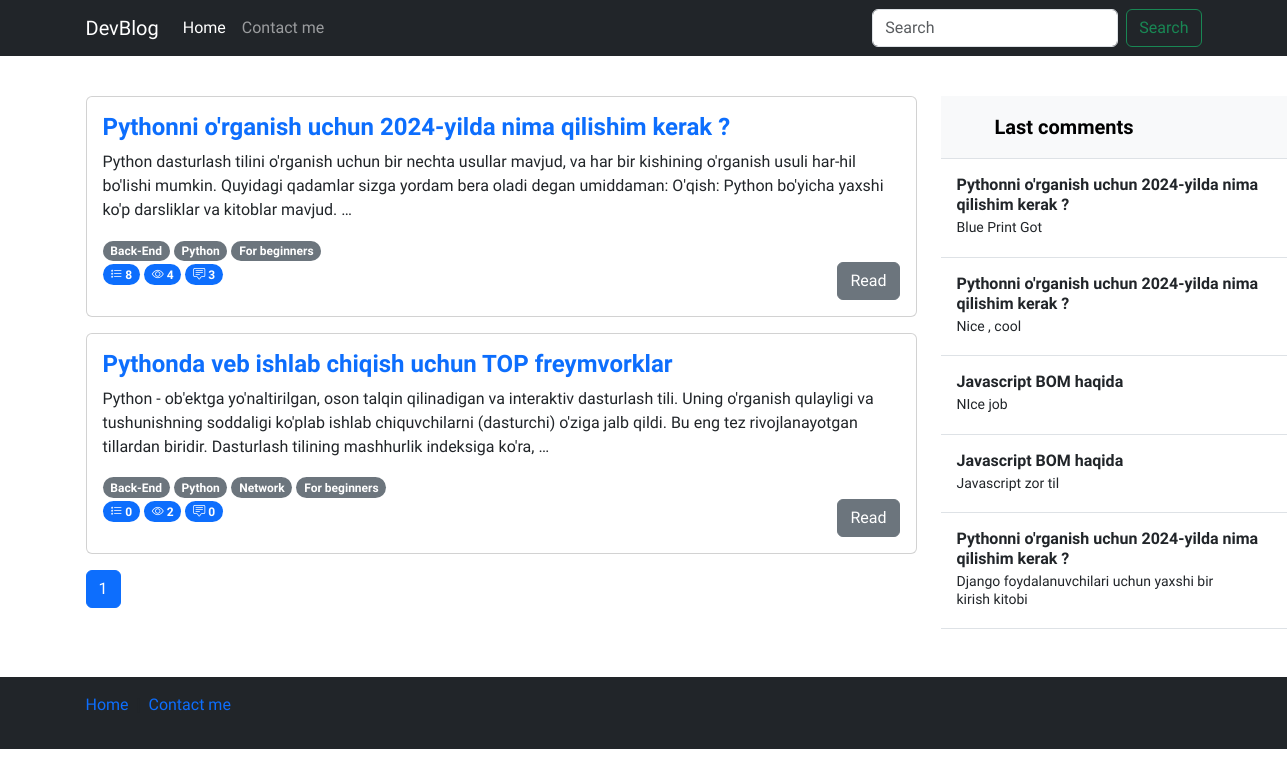
Page /python/posts on the committed database.
### blog/models.py (models this page shows, shortened)
class Post(models.Model):
    title = models.CharField(verbose_name="Post title",max_length=550)
    body = models.TextField(verbose_name="Post body")
    author = models.CharField(verbose_name="Post author",default="Admin",max_length=100)
    category = models.ForeignKey(Category, on_delete=models.PROTECT,related_name='posts')
    tag = models.ManyToManyField(Tag)
    views = models.PositiveIntegerField(default=0)
    publish_date = models.DateTimeField(verbose_name="Published time",auto_now_add=True)
    published = models.BooleanField(default=True)
    on_top = models.BooleanField(default=False)

class Tag(models.Model):
    name = models.CharField(verbose_name="Tag name",max_length=250)
    slug = models.SlugField(max_length=250, unique=True)

class Comment(models.Model):
    author = models.CharField(verbose_name="Comment author",max_length=100,blank=False)
    comment = models.TextField(verbose_name="Comment")
    post = models.ForeignKey(Post, on_delete=models.CASCADE, related_name='comments')

### blog/views.py (the view)
# urls.py: path("<category_slug>/posts", views.category_list, name='category_list'),
def category_list(request,category_slug):
    category = Category.objects.get(slug=category_slug)
    posts = Post.objects.filter(category=category)
    last_comments = Comment.objects.all().order_by("-id")[:10]
    paginator = Paginator(posts, 3)
    page_number = request.GET.get("page")
    page_obj = paginator.get_page(page_number)
    return render(request,"index.html",context={"page_obj":page_obj,"last_comments":last_comments} )

### templates/index.html (shortened to what this page needs)
{% load static %}
<!DOCTYPE html>
<html lang="en">
  <head>
    <link rel="stylesheet" href="{% static 'css/style.css' %}" />
    <link
      rel="stylesheet"
      href="https://cdn.jsdelivr.net/npm/bootstrap-icons@1.11.3/font/bootstrap-icons.min.css"
    />
    <link
      href="https://cdn.jsdelivr.net/npm/bootstrap@5.3.2/dist/css/bootstrap.min.css"
      rel="stylesheet"
    />
  </head>
  <body>
    <header>
      <nav class="navbar navbar-expand-md navbar-dark bg-dark mb-4">
        <div class="container">
          <a class="navbar-brand" href="/">DevBlog</a>
          <div class="collapse navbar-collapse" id="navbarCollapse">
            <ul class="navbar-nav me-auto mb-2 mb-md-0">
              <li class="nav-item">
                <a class="nav-link active" aria-current="page" href="#">Home</a>
              </li>
              <li class="nav-item">
                <a class="nav-link" href="#">Contact me</a>
              </li>
            </ul>
            <form
              class="d-flex"
              role="search"
              action="{% url 'blog:search' %}"
              method="get"
            >
              <input
                class="form-control me-2"
                name="query"
                type="search"
                placeholder="Search"
                aria-label="Search"
                control-id="ControlID-1"
              />
              <button
                class="btn btn-outline-success"
                type="submit"
                control-id="ControlID-2"
              >
                Search
              </button>
            </form>
          </div>
        </div>
      </nav>
    </header>
    <main>
      <section>
        <div class="container-md">
          <div class="row">
            <div class="col-sm-12 col-md-9">
              {% for post in page_obj %}
              <div class="card mb-3">
                <div class="card-body">
                  <div class="content">
                    <a
                      href="{% url 'blog:detail' post.id %}"
                      class="text-decoration-none"
                    >
                      <h4 class="card-title fw-bold">{{post.title}}</h4></a
                    >
                    <p class="card-text">{{post.body|truncatewords:'35'}}</p>
                    {% for tag in post.tag.all %}
                    <span class="badge rounded-pill text-bg-secondary"
                      >{{tag.name}}</span
                    >
                    {% endfor %}
                    <br />
                    <span class="badge bg-primary rounded-pill">
                      <i class="bi bi-list-stars"></i>
                      {{post.ratings.all.count}}
                    </span>
                    <span class="badge bg-primary rounded-pill">
                      <i class="bi bi-eye"></i>
                      {{post.views}}
                    </span>
                    <span class="badge bg-primary rounded-pill">
                      <i class="bi bi-chat-square-text"></i>
                      {{post.comments.all.count}}
                    </span>
                    <a
                      href="{% url 'blog:detail' post.id %}"
                      class="btn btn-secondary float-end"
                      >Read</a
                    >
                  </div>
                </div>
              </div>
              {% empty %}
              <h3>Posts not found !</h3>
              {% endfor %}
              <nav aria-label="...">
                <ul class="pagination">
                  {% for page in page_obj.paginator.page_range %}
                  <li class="page-item {% if page_obj.number == page %} active {% endif %}">
                    <a class="page-link" href="?page={{ page }}">{{ page }}</a>
                  </li>
                  {% endfor %}
                </ul>
              </nav>
            </div>
            <div class="col-sm-none col-md-3">
              <div
                class="d-flex flex-column align-items-stretch flex-shrink-0 bg-body-tertiary"
                style="width: 380px"
              >
                <a
                  href="/"
                  class="d-flex align-items-center flex-shrink-0 p-3 link-body-emphasis text-decoration-none border-bottom"
                >
                  <svg class="bi pe-none me-2" width="30" height="24">
                    <use xlink:href="#bootstrap"></use>
                  </svg>
                  <span class="fs-5 fw-semibold">Last comments</span>
                </a>
                <div
                  class="list-group list-group-flush border-bottom scrollarea"
                >
                  {% for comment in last_comments %}
                  <a
                    href="{% url 'blog:detail' comment.post.id %}"
                    class="list-group-item list-group-item-action py-3 lh-sm"
                  >
                    <div
                      class="d-flex w-100 align-items-center justify-content-between"
                    >
                      <strong class="mb-1">{{comment.post.title}}</strong>
                    </div>
                    <div class="col-10 mb-1 small">{{comment.comment}}</div>
                  </a>
                  {% endfor %}
                </div>
              </div>
            </div>
          </div>
        </div>
      </section>
    </main>
    <footer class="footer mt-auto text-white-50 bg-dark">
      <div class="container">
        <div class="row my-5">
          <div class="col-12">
            <nav
              style="--bs-breadcrumb-divider: '|'"
              aria-label="breadcrumb"
              class="py-3"
            >
              <ol class="breadcrumb">
                <li class="breadcrumb-item">
                  <a href="/" class="text-decoration-none">Home</a>
                </li>
                <li class="breadcrumb-item" aria-current="page">
                  <a href="#" class="text-decoration-none">Contact me</a>
                </li>
              </ol>
            </nav>
          </div>
        </div>
      </div>
    </footer>
  </body>
</html>

### staticfiles/css/style.css (style rules this page uses)
* { font-family: 'Onest', sans-serif !important; }

### rows in the picture
Post: title "Pythonni o'rganish uchun 2024-yilda nima qilishim kerak ?", body "Python dasturlash tilini o'rganish uchun bir nechta usullar mavjud, va har bir kishining o'rganish usuli har-hil bo'lishi mumkin. Quyidagi qadamlar sizga yordam bera oladi degan umiddaman: O'qish: Python bo'yicha yaxshi ko'p darsliklar va kitoblar mavjud. …", ratings.all.count "8", views "4", comments.all.count "3"
Tag: name "Back-End"
Tag: name "Python"
Tag: name "For beginners"
Post: title "Pythonda veb ishlab chiqish uchun TOP freymvorklar", body "Python - ob'ektga yo'naltirilgan, oson talqin qilinadigan va interaktiv dasturlash tili. Uning o'rganish qulayligi va tushunishning soddaligi ko'plab ishlab chiquvchilarni (dasturchi) o'ziga jalb qildi. Bu eng tez rivojlanayotgan tillardan biridir. Dasturlash tilining mashhurlik indeksiga ko'ra, …", ratings.all.count "0", views "2", comments.all.count "0"
Tag: name "Network"
Comment: post "Pythonni o'rganish uchun 2024-yilda nima qilishim kerak ?", comment "Blue Print Got"
Comment: post "Pythonni o'rganish uchun 2024-yilda nima qilishim kerak ?", comment "Nice , cool"
Comment: post "Javascript BOM haqida", comment "NIce job"
Comment: post "Javascript BOM haqida", comment "Javascript zor til"
Comment: post "Pythonni o'rganish uchun 2024-yilda nima qilishim kerak ?", comment "Django foydalanuvchilari uchun yaxshi bir kirish kitobi"

### other values in the picture
{{ page }} "1"
